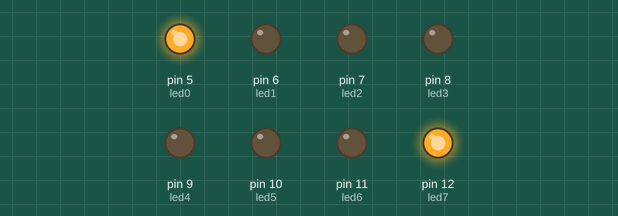
Simulated run of this sketch. Board: Arduino Uno, built with avr-gcc and run on an emulated ATmega328P. Shown: output pins drawn as LEDs (lit = HIGH).

Above: at 0.15 s.
At 1.35 s:
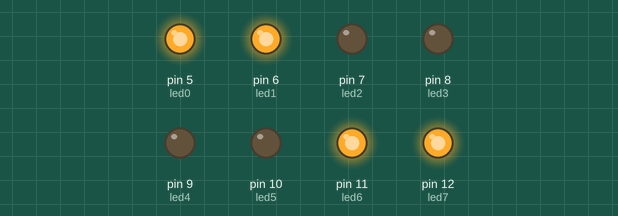
At 2.55 s:
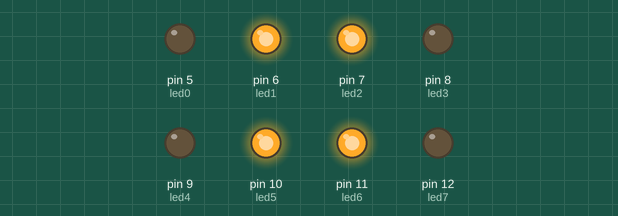
Timing chart, 0 to 3.0 s (numbered marks = the images above):
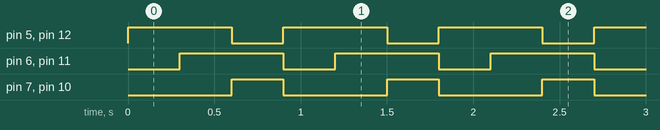

Measured:
- by itself, pin 5 (led0), pin 6 (led1), pin 11 (led6), pin 12 (led7): alternates HIGH for 0.60 s and LOW for 0.30 s
- by itself, pin 7 (led2), pin 10 (led5): alternates HIGH for 0.30 s and LOW for 0.60 s
- by itself, everything shown: repeats every 0.90 s, in 3 steps

The sketch:

Array_8_led_2.ino
```cpp
/**********************************************************************************
**                                                                               **
**                              Array de 8 LEDs                                  **
**                                                                               **
**                                    Eric Duque                                           **
**********************************************************************************/

//********** Includes *************************************************************

//********** Variables ************************************************************
const byte led0 = 5;          // donar nom al pin 5 de l’Arduino
const byte led1 = 6;          // donar nom al pin 6 de l’Arduino
const byte led2 = 7;          // donar nom al pin 7 de l’Arduino
const byte led3 = 8;          // donar nom al pin 8 de l’Arduino
const byte led4 = 9;          // donar nom al pin 9 de l’Arduino
const byte led5 = 10;         // donar nom al pin 10 de l’Arduino
const byte led6 = 11;         // donar nom al pin 11 de l’Arduino
const byte led7 = 12;         // donar nom al pin 12 de l’Arduino
unsigned long temps = 300 ;
//********** Setup ****************************************************************
void setup()
{
  pinMode(led0, OUTPUT);     // definir el pin 5 com una sortida
  pinMode(led1, OUTPUT);     // definir el pin 6 com una sortida
  pinMode(led2, OUTPUT);     // definir el pin 7 com una sortida
  pinMode(led3, OUTPUT);     // definir el pin 8 com una sortida
  pinMode(led4, OUTPUT);     // definir el pin 9 com una sortida
  pinMode(led5, OUTPUT);     // definir el pin 10 com una sortida
  pinMode(led6, OUTPUT);     // definir el pin 11 com una sortida
  pinMode(led7, OUTPUT);     // definir el pin 12 com una sortida
}

//********** Loop *****************************************************************
void loop()
{
  digitalWrite(led0, HIGH);    // posar a 5V el pin 5
  digitalWrite(led1, LOW);    // posar a 5V el pin 6
  digitalWrite(led2, LOW);    // posar a 5V el pin 7
  digitalWrite(led3, LOW);    // posar a 5V el pin 8
  digitalWrite(led4, LOW);    // posar a 5V el pin 9
  digitalWrite(led5, LOW);    // posar a 5V el pin 10
  digitalWrite(led6, LOW);    // posar a 5V el pin 11
  digitalWrite(led7, HIGH);    // posar a 5V el pin 12

  delay(temps);                  // es queden leds 300ms encesos

  digitalWrite(led0, HIGH);     // posar a 0V el pin 5
  digitalWrite(led1, HIGH);     // posar a 0V el pin 6
  digitalWrite(led2, LOW);     // posar a 0V el pin 7
  digitalWrite(led3, LOW);     // posar a 0V el pin 8
  digitalWrite(led4, LOW);     // posar a 0V el pin 9
  digitalWrite(led5, LOW);     // posar a 0V el pin 10
  digitalWrite(led6, HIGH);     // posar a 0V el pin 11
  digitalWrite(led7, HIGH);     // posar a 0V el pin 12

  delay(temps);                  // es queden leds 500ms apagats

  digitalWrite(led0, LOW);    // posar a 5V el pin 5
  digitalWrite(led1, HIGH);    // posar a 5V el pin 6
  digitalWrite(led2, HIGH);    // posar a 5V el pin 7
  digitalWrite(led3, LOW);    // posar a 5V el pin 8
  digitalWrite(led4, LOW);    // posar a 5V el pin 9
  digitalWrite(led5, HIGH);    // posar a 5V el pin 10
  digitalWrite(led6, HIGH);    // posar a 5V el pin 11
  digitalWrite(led7, LOW);    // posar a 5V el pin 12

  delay (temps);
}

//********** Funcions *************************************************************
```
